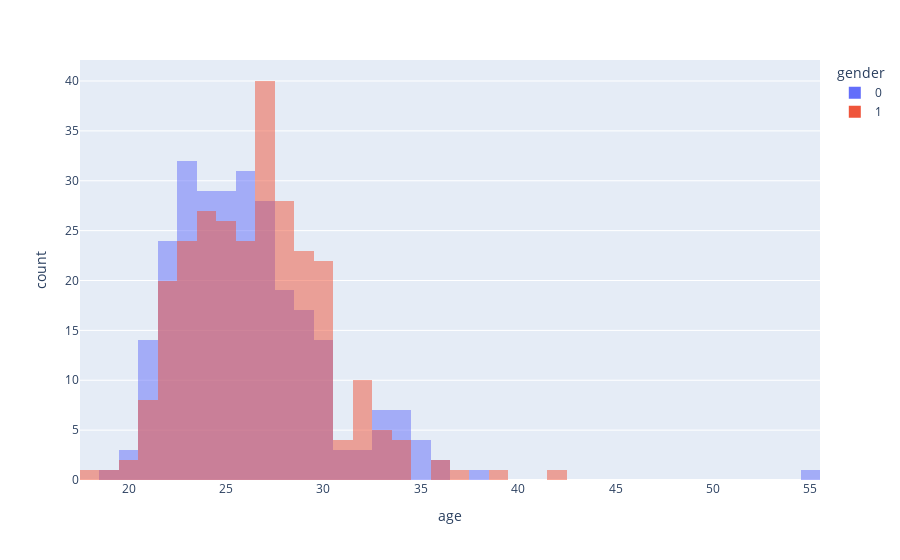
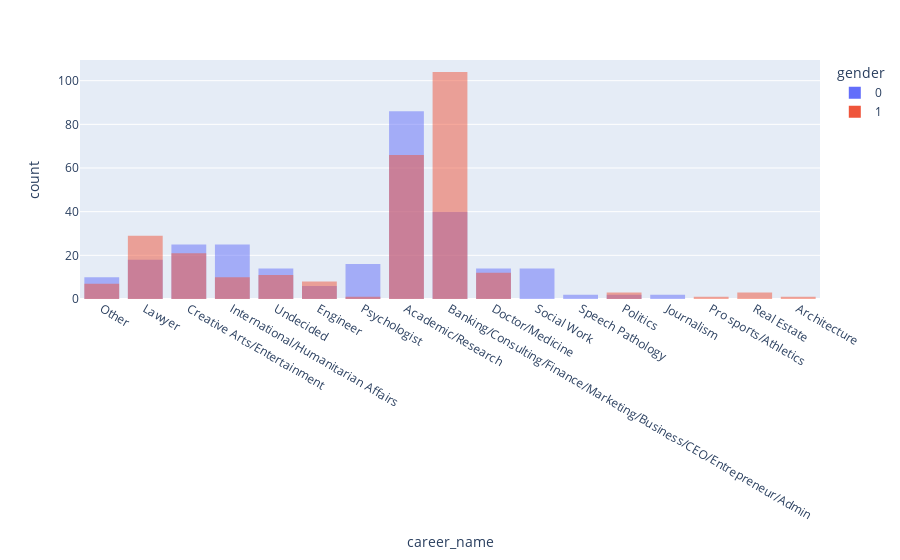
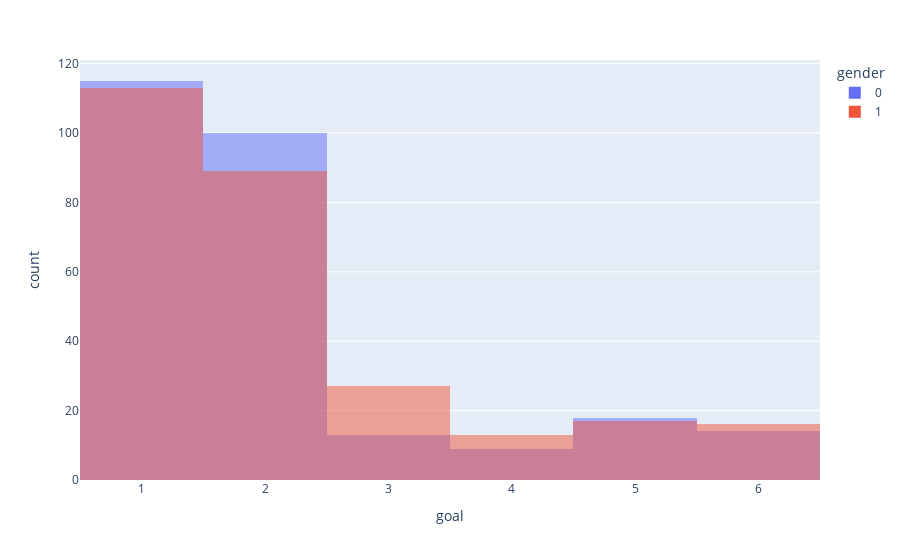

Notebook source saved alongside these figures, in order:
### Markdown cell above
## Visualizations

### Code cell
# histogram of frequency of input column
inputs = ['age','career_name','goal']

for input in inputs:
    fig = px.histogram(df_uniq_id, x=input, color='gender', barmode='overlay')
    fig.show()
    #pyo.plot(fig, filename=input + '_histogram.html')

### Figure 1 — Plotly figure (JSON) as saved in the notebook; plotly's stock layout.template omitted (floating-point values rounded to 4 significant figures; data arrays with more than 128 entries replaced by an {"elided": "..."} marker saying what was removed)
{"data": [{"alignmentgroup": "True", "bingroup": "x", "hovertemplate": "gender=0<br>age=%{x}<br>count=%{y}<extra></extra>", "legendgroup": "0", "marker": {"color": "#636efa", "opacity": 0.5, "pattern": {"shape": ""}}, "name": "0", "offsetgroup": "0", "orientation": "v", "showlegend": true, "type": "histogram", "x": {"elided": "274 int values"}, "xaxis": "x", "yaxis": "y"}, {"alignmentgroup": "True", "bingroup": "x", "hovertemplate": "gender=1<br>age=%{x}<br>count=%{y}<extra></extra>", "legendgroup": "1", "marker": {"color": "#EF553B", "opacity": 0.5, "pattern": {"shape": ""}}, "name": "1", "offsetgroup": "1", "orientation": "v", "showlegend": true, "type": "histogram", "x": {"elided": "277 int values"}, "xaxis": "x", "yaxis": "y"}], "layout": {"barmode": "overlay", "legend": {"title": {"text": "gender"}, "tracegroupgap": 0}, "margin": {"t": 60}, "xaxis": {"anchor": "y", "domain": [0, 1], "title": {"text": "age"}}, "yaxis": {"anchor": "x", "domain": [0, 1], "title": {"text": "count"}}}}

### Figure 2 — Plotly figure (JSON) as saved in the notebook; plotly's stock layout.template omitted (floating-point values rounded to 4 significant figures; data arrays with more than 128 entries replaced by an {"elided": "..."} marker saying what was removed)
{"data": [{"alignmentgroup": "True", "bingroup": "x", "hovertemplate": "gender=0<br>career_name=%{x}<br>count=%{y}<extra></extra>", "legendgroup": "0", "marker": {"color": "#636efa", "opacity": 0.5, "pattern": {"shape": ""}}, "name": "0", "offsetgroup": "0", "orientation": "v", "showlegend": true, "type": "histogram", "x": {"elided": "274 str values"}, "xaxis": "x", "yaxis": "y"}, {"alignmentgroup": "True", "bingroup": "x", "hovertemplate": "gender=1<br>career_name=%{x}<br>count=%{y}<extra></extra>", "legendgroup": "1", "marker": {"color": "#EF553B", "opacity": 0.5, "pattern": {"shape": ""}}, "name": "1", "offsetgroup": "1", "orientation": "v", "showlegend": true, "type": "histogram", "x": {"elided": "277 str values"}, "xaxis": "x", "yaxis": "y"}], "layout": {"barmode": "overlay", "legend": {"title": {"text": "gender"}, "tracegroupgap": 0}, "margin": {"t": 60}, "xaxis": {"anchor": "y", "domain": [0, 1], "title": {"text": "career_name"}}, "yaxis": {"anchor": "x", "domain": [0, 1], "title": {"text": "count"}}}}

### Figure 3 — Plotly figure (JSON) as saved in the notebook; plotly's stock layout.template omitted (floating-point values rounded to 4 significant figures; data arrays with more than 128 entries replaced by an {"elided": "..."} marker saying what was removed)
{"data": [{"alignmentgroup": "True", "bingroup": "x", "hovertemplate": "gender=0<br>goal=%{x}<br>count=%{y}<extra></extra>", "legendgroup": "0", "marker": {"color": "#636efa", "opacity": 0.5, "pattern": {"shape": ""}}, "name": "0", "offsetgroup": "0", "orientation": "v", "showlegend": true, "type": "histogram", "x": {"elided": "274 int values"}, "xaxis": "x", "yaxis": "y"}, {"alignmentgroup": "True", "bingroup": "x", "hovertemplate": "gender=1<br>goal=%{x}<br>count=%{y}<extra></extra>", "legendgroup": "1", "marker": {"color": "#EF553B", "opacity": 0.5, "pattern": {"shape": ""}}, "name": "1", "offsetgroup": "1", "orientation": "v", "showlegend": true, "type": "histogram", "x": {"elided": "277 int values"}, "xaxis": "x", "yaxis": "y"}], "layout": {"barmode": "overlay", "legend": {"title": {"text": "gender"}, "tracegroupgap": 0}, "margin": {"t": 60}, "xaxis": {"anchor": "y", "domain": [0, 1], "title": {"text": "goal"}}, "yaxis": {"anchor": "x", "domain": [0, 1], "title": {"text": "count"}}}}
